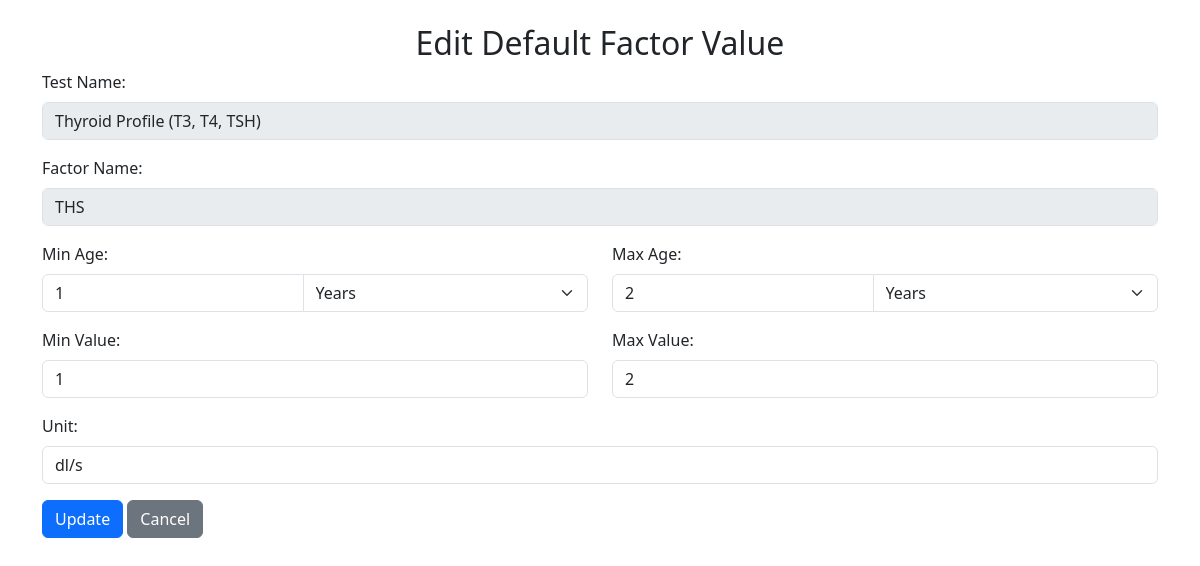
/edit-default-value/7/, run on the app's committed database.
### patients/models.py (models this page shows, shortened)
class DefaultFactorValues(models.Model):
    AGE_UNIT_CHOICES = [
        ('years', 'Years'),
        ('months', 'Months'),
        ('days', 'Days'),
    ]
    test_name = models.ForeignKey(DiagnosticTest, on_delete=models.CASCADE, related_name="default_factors", default=1)  # New field
    factor_name = models.ForeignKey(FactorsInDiagnosticTest, on_delete=models.CASCADE)
    min_age = models.PositiveIntegerField()
    min_age_unit = models.CharField(max_length=10, choices=AGE_UNIT_CHOICES, default='years')
    max_age = models.PositiveIntegerField()
    max_age_unit = models.CharField(max_length=10, choices=AGE_UNIT_CHOICES, default='years')
    min_value = models.PositiveIntegerField(null=True, blank=True)
    max_value = models.PositiveIntegerField(null=True, blank=True)
    unit = models.CharField(max_length=50)

class DiagnosticTest(models.Model):
    name = models.CharField(max_length=255, unique=True)
    price = models.DecimalField(max_digits=10, decimal_places=2)

class FactorsInDiagnosticTest(models.Model):
    test_name  = models.ForeignKey(DiagnosticTest, on_delete=models.CASCADE)
    factors = models.CharField(max_length=50, unique=True)

### patients/views.py (the view, shortened to what this page needs)
# urls.py: path('edit-default-value/<int:value_id>/', views.edit_default_value, name='edit_default_value'),
def edit_default_value(request, value_id):
    default_value = get_object_or_404(DefaultFactorValues, id=value_id)
    return render(request, "./factor/edit_default_value.html", {"default_value": default_value})

### templates/factor/edit_default_value.html (shortened to what this page needs)
<!DOCTYPE html>
<html lang="en">
{% load static %}
<head>
    <link rel="stylesheet" href="https://cdn.jsdelivr.net/npm/bootstrap@5.3.0/dist/css/bootstrap.min.css">
</head>
<body>
<div class="container mt-4">
    <h2 class="text-center">Edit Default Factor Value</h2>
    <form method="POST">
        <div class="mb-3">
            <label class="form-label">Test Name:</label>
            <input type="text" class="form-control" value="{{ default_value.test_name.name }}" disabled>
        </div>
        <div class="mb-3">
            <label class="form-label">Factor Name:</label>
            <input type="text" class="form-control" value="{{ default_value.factor_name.factors }}" disabled>
        </div>
        <div class="row">
            <div class="col-md-6">
                <label class="form-label">Min Age:</label>
                <div class="input-group">
                    <input type="number" class="form-control" name="min_age" value="{{ default_value.min_age }}" required>
                    <select name="min_age_unit" class="form-select">
                        <option value="years" {% if default_value.min_age_unit == 'years' %}selected{% endif %}>Years</option>
                    </select>
                </div>
            </div>
            <div class="col-md-6">
                <label class="form-label">Max Age:</label>
                <div class="input-group">
                    <input type="number" class="form-control" name="max_age" value="{{ default_value.max_age }}" required>
                    <select name="max_age_unit" class="form-select">
                        <option value="years" {% if default_value.max_age_unit == 'years' %}selected{% endif %}>Years</option>
                    </select>
                </div>
            </div>
        </div>
        <div class="row mt-3">
            <div class="col-md-6">
                <label class="form-label">Min Value:</label>
                <input type="number" class="form-control" name="min_value" value="{{ default_value.min_value }}" required>
            </div>
            <div class="col-md-6">
                <label class="form-label">Max Value:</label>
                <input type="number" class="form-control" name="max_value" value="{{ default_value.max_value }}" required>
            </div>
        </div>
        <div class="mb-3 mt-3">
            <label class="form-label">Unit:</label>
            <input type="text" class="form-control" name="unit" value="{{ default_value.unit }}" required>
        </div>
        <button type="submit" class="btn btn-primary">Update</button>
        <a href="{% url 'dashboard' %}" class="btn btn-secondary">Cancel</a>
    </form>
</div>
</body>
</html>

### data on the page
DefaultFactorValues: test_name.name "Thyroid Profile (T3, T4, TSH)", factor_name.factors "THS", min_age "1", min_age_unit "Years", max_age "2", max_age_unit "Years", min_value "1", max_value "2", unit "dl/s"
